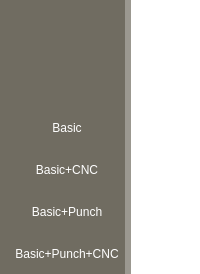
         <widget class="QWidget" name="line_page">
          <property name="styleSheet">
           <string notr="true">background-color: #9b9890;</string>
          </property>
          <layout class="QHBoxLayout" name="horizontalLayout_22" stretch="0,1">
           <property name="leftMargin">
            <number>0</number>
           </property>
           <property name="topMargin">
            <number>0</number>
           </property>
           <property name="rightMargin">
            <number>0</number>
           </property>
           <property name="bottomMargin">
            <number>0</number>
           </property>
           <item>
            <widget class="QWidget" name="line_production_widget_btns" native="true">
             <property name="styleSheet">
              <string notr="true">QWidget{
background-color: #706c61;

}

QPushButton{
border:none;
padding-right:6px;
padding-top:4px;
padding-bottom:4px;
padding-left:6px;
border-top-left-radius:6px;
border-bottom-left-radius:6px;
color:#fff;

}

QPushButton:checked{
background-color:#9b9890;
color:#fff;


}</string>
             </property>
             <layout class="QVBoxLayout" name="verticalLayout_10">
              <property name="rightMargin">
               <number>0</number>
              </property>
              <item>
               <spacer name="verticalSpacer_14">
                <property name="orientation">
                 <enum>Qt::Vertical</enum>
                </property>
                <property name="sizeHint" stdset="0">
                 <size>
                  <width>20</width>
                  <height>108</height>
                 </size>
                </property>
               </spacer>
              </item>
              <item>
               <layout class="QVBoxLayout" name="verticalLayout_9">
                <property name="spacing">
                 <number>20</number>
                </property>
                <item>
                 <widget class="QPushButton" name="basic_btn_lp">
                  <property name="cursor">
                   <cursorShape>PointingHandCursor</cursorShape>
                  </property>
                  <property name="text">
                   <string>Basic</string>
                  </property>
                  <property name="checkable">
                   <bool>true</bool>
                  </property>
                  <property name="autoExclusive">
                   <bool>true</bool>
                  </property>
                 </widget>
                </item>
                <item>
                 <widget class="QPushButton" name="basic_cnc_lp">
                  <property name="cursor">
                   <cursorShape>PointingHandCursor</cursorShape>
                  </property>
                  <property name="text">
                   <string>Basic+CNC</string>
                  </property>
                  <property name="checkable">
                   <bool>true</bool>
                  </property>
                  <property name="autoExclusive">
                   <bool>true</bool>
                  </property>
                 </widget>
                </item>
                <item>
                 <widget class="QPushButton" name="basic_punch_lp">
                  <property name="cursor">
                   <cursorShape>PointingHandCursor</cursorShape>
                  </property>
                  <property name="text">
                   <string>Basic+Punch</string>
                  </property>
                  <property name="checkable">
                   <bool>true</bool>
                  </property>
                  <property name="autoExclusive">
                   <bool>true</bool>
                  </property>
                 </widget>
                </item>
                <item>
                 <widget class="QPushButton" name="basic_punch_cnc_lp">
                  <property name="cursor">
                   <cursorShape>PointingHandCursor</cursorShape>
                  </property>
                  <property name="text">
                   <string>Basic+Punch+CNC</string>
                  </property>
                  <property name="checkable">
                   <bool>true</bool>
                  </property>
                  <property name="autoExclusive">
                   <bool>true</bool>
                  </property>
                 </widget>
                </item>
               </layout>
              </item>
             </layout>
            </widget>
           </item>
           <item>
            <widget class="QWidget" name="line_production_widget" native="true">
             <property name="styleSheet">
              <string notr="true">background-color: rgb(255, 255, 255);</string>
             </property>
            </widget>
           </item>
          </layout>
         </widget>
